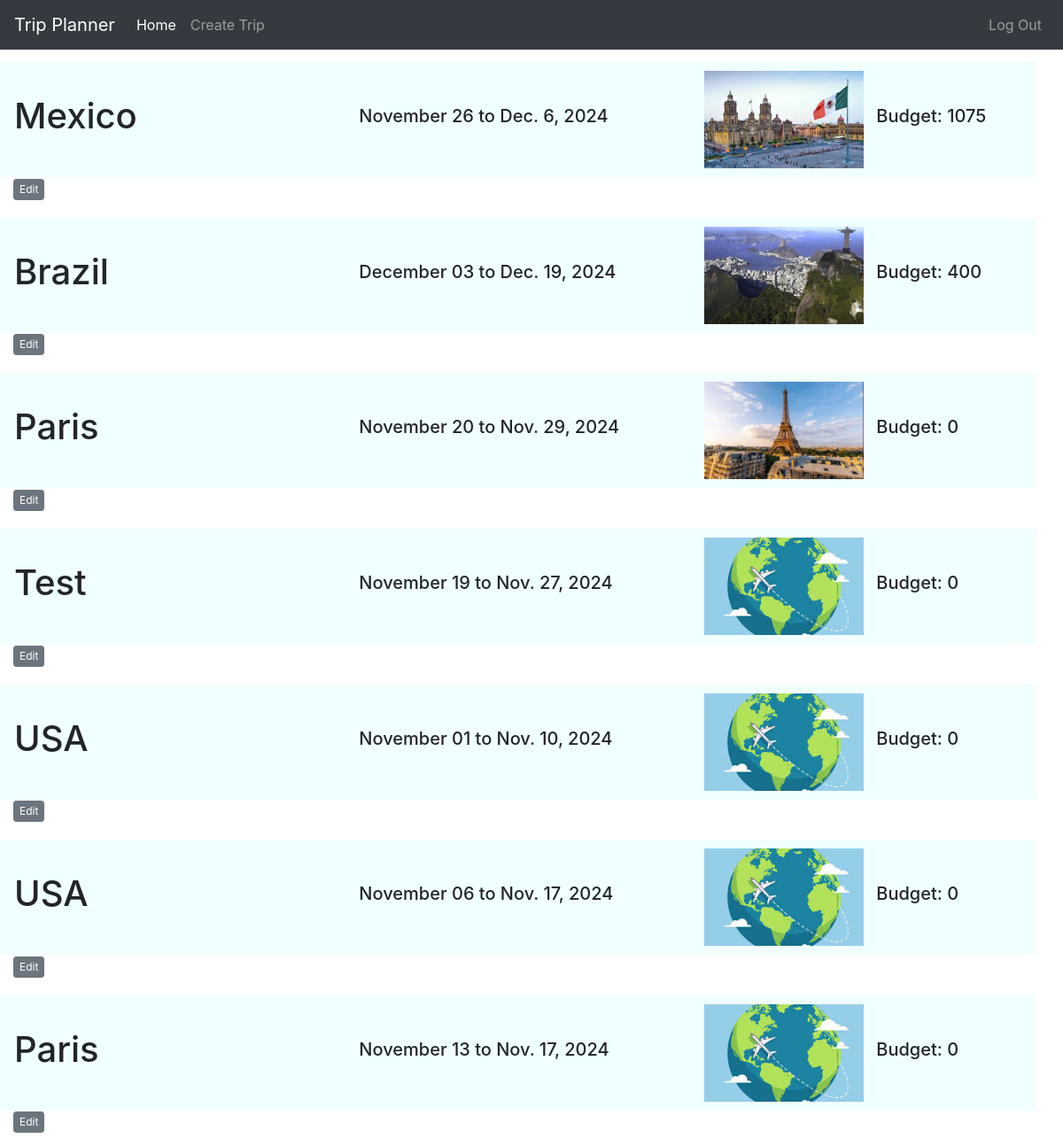
Screenshot of / (signed in) with the database file from the repository.
### trip_planner/models.py (models this page shows)
class Trip(models.Model):
    title = models.CharField(max_length=400)
    start_date = models.DateField()
    end_date = models.DateField()
    user = models.ForeignKey(User, on_delete=models.CASCADE, related_name="traveller")
    image = models.ImageField(upload_to='images/', default='images/default.jpg')
    def __str__(self):
        return f"{self.title}"

### trip_planner/views.py (the view)
# urls.py: path("", views.index, name = "index"),
def index(request):
    try:
        user = request.user
        current_user_trips = Trip.objects.filter(user=user)
        trips_with_budgets = []
        for trip in current_user_trips:
            trip_hotels = list(Hotel.objects.filter(trip=trip))
            trip_transportation = list(Flight.objects.filter(trip=trip))
            trip_restaurants = list(Restaurant.objects.filter(trip=trip))
            trip_activities = list(Activity.objects.filter(trip=trip))
            all_activities = trip_transportation + trip_hotels + trip_restaurants + trip_activities
            total_budget = 0
            for row in all_activities:
                if row.price:
                    total_budget += row.price
            trips_with_budgets.append({
                "trip": trip,
                "budget": round(total_budget),
            })
        return render(request, "trip_planner/index.html", {
            "trips_with_budgets": trips_with_budgets,
            "message": "You don't have an upcoming trip",
        })
    except Exception as e:
        print(f"Error: {e}")
        return HttpResponseRedirect(reverse("login"))

### trip_planner/templates/trip_planner/index.html
{% extends "trip_planner/layout.html" %}
{% block body %}
{% if trips_with_budgets %}
    {% for item in trips_with_budgets %}
    <a href="{% url 'trip' id=item.trip.id %}" class="link_index">
        <div class="row trip_index_row">
            <div class="col-4">
                <h1>{{ item.trip }}</h1>
            </div>
            <div class="col-4">
                <h5>{{ item.trip.start_date|date:"F d" }} to {{ item.trip.end_date }}</h5>
            </div>
            <div class="col-2">
                <img
                  src="{% if item.trip.image %}{{ item.trip.image.url }}{% else %}/media/images/default.jpg{% endif %}"
                  class="img_trip"
                  alt="Trip Image">
            </div>
            <div class="col-2">
                <h5>Budget: {{ item.budget }}</h5>
            </div>
        </div>
    </a>
    <a href="{% url 'edit_trip' id=item.trip.id %}" class="btn btn-secondary btn-sm" style="font-size: 12px; padding: 2px 6px;">Edit</a>
    {% endfor %}
{% else %}
    {{ message }} <a href="{% url 'new_trip' %}">Create new Trip</a>
{% endif %}
{% endblock %}

### trip_planner/templates/trip_planner/layout.html (shortened to what this page needs)
{% load static %}
<!DOCTYPE html>
<html lang="en">
    <head>
        <link rel="stylesheet" href="https://stackpath.bootstrapcdn.com/bootstrap/4.4.1/css/bootstrap.min.css">
        <link href="{% static 'trip_planner/styles.css' %}" rel="stylesheet">
    </head>
    <body>
      <nav class="navbar navbar-expand navbar-dark bg-dark fixed-top">
        <a class="navbar-brand" href="{% url 'index' %}">Trip Planner</a>
        <div class="navbar-collapse d-flex" id="navbarSupportedContent">
            <ul class="navbar-nav mr-auto d-flex flex-row">
                <li class="nav-item active">
                    <a class="nav-link" href="{% url 'index' %}">Home <span class="sr-only">(current)</span></a>
                </li>
                {% if user.is_authenticated %}
                <li class="nav-item">
                    <a class="nav-link" href="{% url 'new_trip' %}">Create Trip</a>
                </li>
                {% endif %}
            </ul>
            <ul class="navbar-nav d-flex flex-row">
                {% if user.is_authenticated %}
                <li class="nav-item">
                    <a class="nav-link" href="{% url 'logout' %}">Log Out</a>
                </li>
                {% else %}
                <li class="nav-item">
                    <a class="nav-link" href="{% url 'login' %}">Log In</a>
                </li>
                {% endif %}
            </ul>
        </div>
    </nav>
        <div class="body space" >
            {% block body %}
            {% endblock %}
        </div>
    </body>
</html>

### trip_planner/static/trip_planner/styles.css (style rules this page uses)
.body { margin: 15px; }
.trip_index_row { border: 1px solid azure; display: flex; justify-content: center; align-items: center; background-color: azure; width: 100%; height: 130px; margin-top: 20px; }
.link_index, .link_index:hover { text-decoration: none; color: inherit; }
.img_trip { height: 110px; width: 180px; object-fit: cover; }
.space { margin-top: 70px; }

### rows the page displays
Trip: trip "Mexico", trip.start_date "November 26", trip.end_date "Dec. 6, 2024", image (picture), budget "1075"
Trip: trip "Brazil", trip.start_date "December 03", trip.end_date "Dec. 19, 2024", image (picture), budget "400"
Trip: trip "Paris", trip.start_date "November 20", trip.end_date "Nov. 29, 2024", image (picture), budget "0"
Trip: trip "Test", trip.start_date "November 19", trip.end_date "Nov. 27, 2024", budget "0"
Trip: trip "USA", trip.start_date "November 01", trip.end_date "Nov. 10, 2024", budget "0"
Trip: trip "USA", trip.start_date "November 06", trip.end_date "Nov. 17, 2024", budget "0"
Trip: trip "Paris", trip.start_date "November 13", trip.end_date "Nov. 17, 2024", budget "0"
